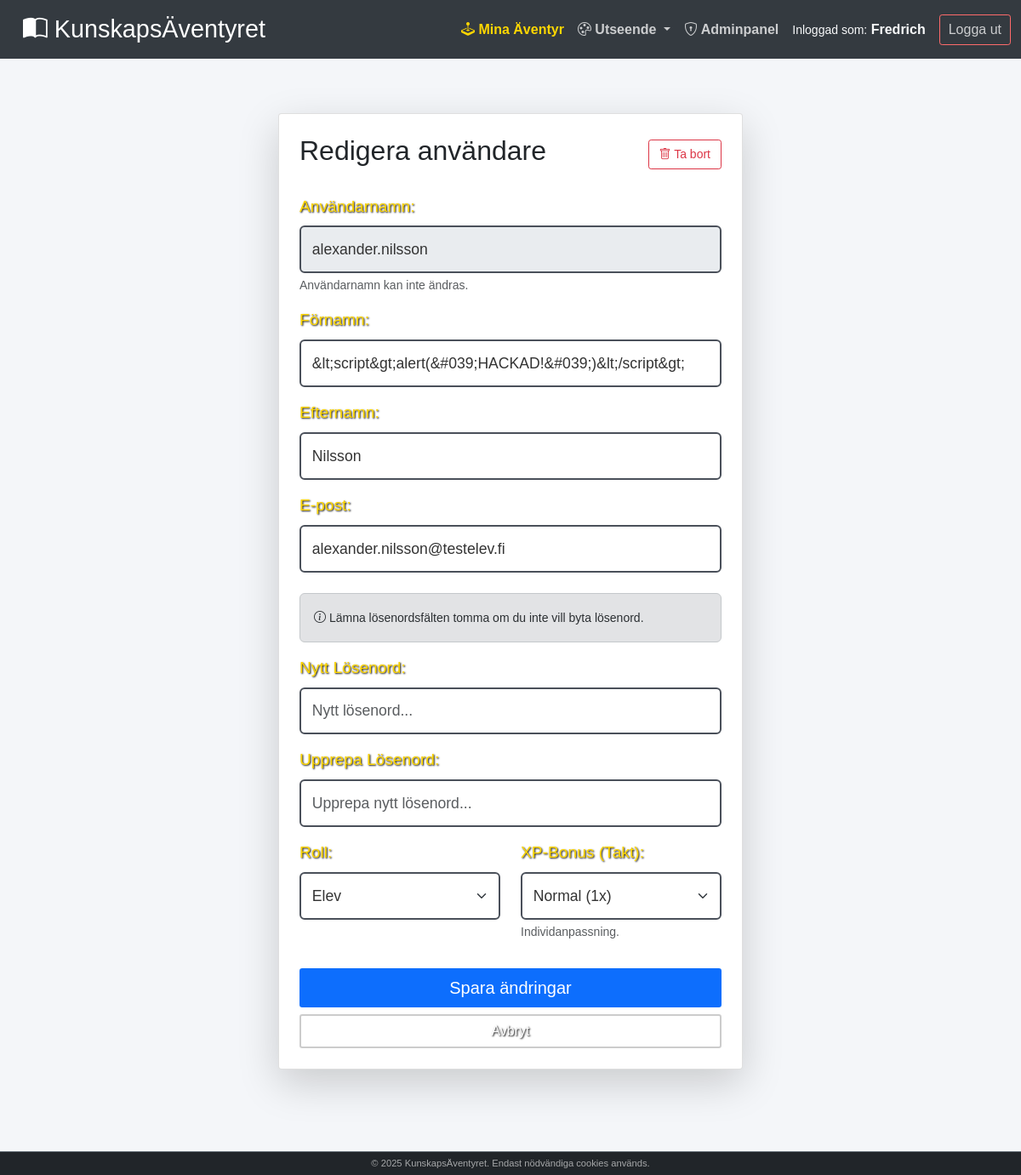
Page /edit-user.php?uid=27 (signed in) on the committed database.
### tables this page shows
CREATE TABLE `users` (
  `u_id` int NOT NULL,
  `u_name` varchar(255) NOT NULL,
  `u_fname` varchar(255) NOT NULL,
  `u_lname` varchar(255) NOT NULL,
  `u_email` varchar(255) NOT NULL,
  `u_password` varchar(255) NOT NULL,
  `u_lastlogin` datetime DEFAULT NULL,
  `u_created` timestamp NOT NULL DEFAULT CURRENT_TIMESTAMP ON UPDATE CURRENT_TIMESTAMP,
  `u_isactive` tinyint(1) NOT NULL,
  `u_role_fk` int NOT NULL,
  `u_xp` int NOT NULL DEFAULT '0' COMMENT 'Total XP',
  `u_level` int NOT NULL DEFAULT '1' COMMENT 'Nuvarande nivå',
  `u_class_fk` int DEFAULT NULL,
  `u_progress_speed_fk` int NOT NULL DEFAULT '1',
  `u_theme` varchar(50) NOT NULL DEFAULT 'default'
);

CREATE TABLE `roles` (
  `r_id` int NOT NULL,
  `r_name` varchar(255) NOT NULL,
  `r_level` int NOT NULL
);

CREATE TABLE `progress_speeds` (
  `ps_id` int NOT NULL,
  `ps_name` varchar(255) NOT NULL,
  `ps_multiplier` float NOT NULL DEFAULT '1'
);

### include/config.php (called while the page is built, shortened)
<?php
$host = '127.0.0.1';
$db   = 'utbildningsportal';
$user = 'root';
$pass = '';
$charset = 'utf8mb4';
$dsn = "mysql:host=$host;dbname=$db;charset=$charset";
$options = [
    PDO::ATTR_ERRMODE => PDO::ERRMODE_EXCEPTION,
    PDO::ATTR_DEFAULT_FETCH_MODE => PDO::FETCH_ASSOC,
    PDO::ATTR_EMULATE_PREPARES => false,
];
try {
    $pdo = new PDO($dsn, $user, $pass, $options);
} catch (\PDOException $e) {
    die("Databasfel: Kunde inte ansluta.");
}
require_once "include/class_user.php";
$user_obj = new User($pdo);
?>

### include/class_user.php (called while the page is built, shortened)
<?php
class User {
    public $pdo;
    public function __construct($pdo, $username = 'Guest', $role_level = 0) {
        $this->pdo = $pdo;
    }
    public function selectUserInfo($userId) {
        try {
            $stmt = $this->pdo->prepare("SELECT * FROM users WHERE u_id = ?");
            $stmt->execute([$userId]);
            $user = $stmt->fetch(PDO::FETCH_ASSOC);
            if ($user) {
                return ['success' => true, 'data' => $user];
            } else {
                return ['success' => false, 'error' => 'Ingen användare med ID ' . $userId . ' hittades.'];
            }
        } catch (Exception $e) {
            return ['success' => false, 'error' => 'Databasfel: ' . $e->getMessage()];
        }
    }
}
?>

### edit-user.php (the view, shortened to what this page needs)
<?php
require_once "include/header.php";
$allUserRoles = $pdo->query("SELECT * FROM roles")->fetchAll();
$allProgressSpeeds = $pdo->query("SELECT * FROM progress_speeds ORDER BY ps_id ASC")->fetchAll();
if (isset($_GET['uid'])) {
    $userId = $_GET['uid'];
    $userInfoResult = $user_obj->selectUserInfo($userId);
    if ($userInfoResult['success']) {
        $currentUserInfo = $userInfoResult['data'];
    } else {
        die("Användaren hittades inte.");
    }
} else {
    header("Location: admin_dashboard.php");
    exit;
}
?>
<div class="container mt-5 mb-5">
    <div class="row justify-content-center">
        <div class="col-md-6">
            <div class="card shadow-lg p-4">
                <div class="d-flex justify-content-between align-items-center mb-4">
                    <h2>Redigera användare</h2>
                    <a href="delete-user.php?uid=<?= $userId ?>" class="btn btn-outline-danger btn-sm"><i class="bi bi-trash"></i> Ta bort</a>
                </div>
                <form action="" method="POST">
                    <div class="mb-3">
                        <label for="uname_static" class="form-label">Användarnamn:</label>
                        <input type="text" id="uname_static" class="form-control" value="<?= htmlspecialchars($currentUserInfo['u_name']) ?>" disabled>
                        <div class="form-text">Användarnamn kan inte ändras.</div>
                    </div>
                    <div class="mb-3">
                        <label for="ufname" class="form-label">Förnamn:</label>
                        <input type="text" id="ufname" name="ufname" class="form-control" value="<?= htmlspecialchars($currentUserInfo['u_fname']) ?>" required>
                    </div>
                    <div class="mb-3">
                        <label for="ulname" class="form-label">Efternamn:</label>
                        <input type="text" id="ulname" name="ulname" class="form-control" value="<?= htmlspecialchars($currentUserInfo['u_lname']) ?>" required>
                    </div>
                    <div class="mb-3">
                        <label for="umail" class="form-label">E-post:</label>
                        <input type="email" id="umail" name="umail" class="form-control" value="<?= htmlspecialchars($currentUserInfo['u_email']) ?>" required>
                    </div>
                    <div class="alert alert-secondary mt-4">
                        <small><i class="bi bi-info-circle"></i> Lämna lösenordsfälten tomma om du inte vill byta lösenord.</small>
                    </div>
                    <div class="mb-3">
                        <label for="upass" class="form-label">Nytt Lösenord:</label>
                        <input type="password" id="upass" name="upass" class="form-control" placeholder="Nytt lösenord...">
                    </div>
                    <div class="mb-3">
                        <label for="upassrpt" class="form-label">Upprepa Lösenord:</label>
                        <input type="password" id="upassrpt" name="upassrpt" class="form-control" placeholder="Upprepa nytt lösenord...">
                    </div>
                    <div class="row">
                        <div class="col-md-6 mb-3">
                            <label for="urole" class="form-label">Roll:</label>
                            <select id="urole" name="urole" class="form-select" required>
                                <?php foreach($allUserRoles as $role): ?>
                                    <option value="<?= $role['r_id'] ?>" <?= ($role['r_id'] == $currentUserInfo['u_role_fk']) ? 'selected' : '' ?>>
                                        <?= $role['r_name'] ?>
                                    </option>
                                <?php endforeach; ?>
                            </select>
                        </div>
                        <div class="col-md-6 mb-3">
                            <label for="uspeed" class="form-label">XP-Bonus (Takt):</label>
                            <select id="uspeed" name="uspeed" class="form-select">
                                <?php foreach($allProgressSpeeds as $speed): ?>
                                    <option value="<?= $speed['ps_id'] ?>" <?= ($speed['ps_id'] == $currentUserInfo['u_progress_speed_fk']) ? 'selected' : '' ?>>
                                        <?= $speed['ps_name'] ?> (<?= $speed['ps_multiplier'] ?>x)
                                    </option>
                                <?php endforeach; ?>
                            </select>
                            <div class="form-text small">Individanpassning.</div>
                        </div>
                    </div>
                    <div class="d-grid mt-3 gap-2">
                        <button type="submit" name="update-submit" class="btn btn-primary btn-lg">Spara ändringar</button>
                        <a href="register.php" class="btn btn-outline-secondary">Avbryt</a>
                    </div>
                </form>
            </div>
        </div>
    </div>
</div>
<?php require_once "include/footer.php"; ?>

### css/style.css (style rules this page uses)
:root { --primary-stone: #5c626c; --dark-stone: #3c4450; --border-thick: #4a505a; --accent-gold: #ffd700; --accent-gold-dark: #e6c200; --background-dark: #333c4a; --text-white: #ffffff; --text-light-gray: #e0e0e0; --text-dark: #333333; --success-green: #28a745; --danger-red: #dc3545; }
body { font-family: "Exo 2", sans-serif; background-color: var(--primary-stone); color: var(--text-white); min-height: 100vh; display: flex; flex-direction: column; }
.container { padding-top: 1.5rem; padding-bottom: 3rem; }
.card { background: linear-gradient(145deg, #3c4450, #4a5463); border: 4px solid var(--border-thick); border-radius: 12px; box-shadow: 0 8px 20px rgba(0, 0, 0, 0.6); transition: transform 0.2s, box-shadow 0.2s; color: var(--text-white); }
.btn { border-radius: 8px; font-weight: 700; padding: 10px 20px; letter-spacing: 1px; text-transform: uppercase; box-shadow: 0 4px 6px rgba(0, 0, 0, 0.3); transition: all 0.2s; }
.btn-primary { background-color: rgba(60, 68, 80, 0.9); color: var(--accent-gold); border-color: var(--accent-gold); border-width: 2px; }
.btn-outline-secondary { color: #ffffff !important; border-color: #cccccc; background-color: rgba(255, 255, 255, 0.15); border-width: 2px; font-weight: 700; text-shadow: 1px 1px 2px #000; }
.form-control, .form-select { background-color: rgba(255, 255, 255, 0.9); border: 2px solid var(--border-thick); color: #333; font-size: 1.1rem; padding: 0.8rem; }
.form-label { color: var(--accent-gold); font-size: 1.2rem; text-shadow: 1px 1px 2px black; }
body.admin-mode { background-color: #f4f6f9; background-image: none; color: #333; font-family: "Nunito", sans-serif; }
body.admin-mode .container { padding-top: 1rem; }
body.admin-mode .card { background: #fff; border: 1px solid rgba(0, 0, 0, 0.125); border-radius: 0.25rem; box-shadow: 0 0.125rem 0.25rem rgba(0, 0, 0, 0.075); color: #212529; }
body.admin-mode .btn { border-radius: 0.2rem; text-transform: none; letter-spacing: normal; font-weight: 400; box-shadow: none; padding: 0.375rem 0.75rem; }
body.admin-mode .btn-primary { background-color: #0d6efd; border-color: #0d6efd; color: white; }
html, body { overflow-x: hidden; width: 100%; position: relative; }

### rows in the picture
users: u_name "alexander.nilsson", ufname "&lt;script&gt;alert(&#039;HACKAD!&#039;)&lt;/script&gt;", ulname "Nilsson", umail "alexander.nilsson@testelev.fi", urole "Elev", uspeed "Normal (1x)"

### other values in the picture
$_SESSION['username'] "Fredrich"
